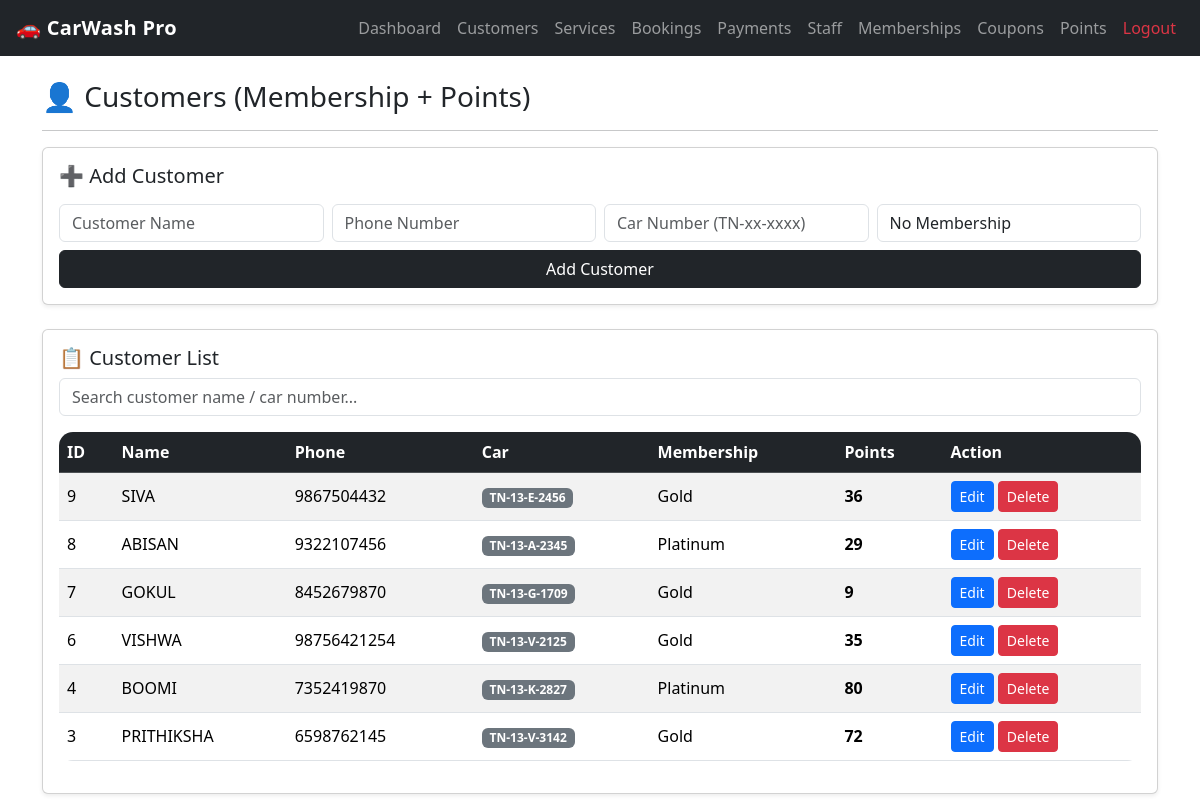
The app's page /customers (signed in) with its own data.
### tables this page shows
CREATE TABLE customers(
            id INTEGER PRIMARY KEY AUTOINCREMENT,
            name TEXT,
            phone TEXT,
            car_number TEXT
        , points INTEGER DEFAULT 0);

CREATE TABLE membership_plans(
            id INTEGER PRIMARY KEY AUTOINCREMENT,
            plan_name TEXT,
            monthly_fee INTEGER,
            washes_per_month INTEGER,
            discount_percent INTEGER DEFAULT 0
        );

### app.py (the view, shortened to what this page needs)
@app.route("/customers", methods=["GET", "POST"])
def customers():
    if not require_login():
        return redirect(url_for("login"))
    conn = db_conn()
    cur = conn.cursor()
    cur.execute("SELECT * FROM membership_plans ORDER BY monthly_fee")
    plans = cur.fetchall()
    cur.execute("""
        SELECT c.*,
               mp.plan_name,
               mp.discount_percent
        FROM customers c
        LEFT JOIN customer_membership cm ON cm.customer_id=c.id AND cm.active=1
        LEFT JOIN membership_plans mp ON mp.id=cm.plan_id
        ORDER BY c.id DESC
    """)
    all_customers = cur.fetchall()
    conn.close()
    return render_template("customers.html", customers=all_customers, plans=plans)

### app.py (called while the page is built)
def db_conn():
    conn = sqlite3.connect(DB)
    conn.row_factory = sqlite3.Row
    return conn

def require_login():
    return "admin" in session

### templates/customers.html (shortened to what this page needs)
{% extends 'base.html' %}
{% block content %}
<h3>👤 Customers (Membership + Points)</h3>
<hr>
<div class="card p-3 shadow-sm mb-4">
  <h5 class="mb-3">➕ Add Customer</h5>
  <form method="POST" class="row g-2">
    <div class="col-md-3">
      <input class="form-control" name="name" placeholder="Customer Name" required>
    </div>
    <div class="col-md-3">
      <input class="form-control" name="phone" placeholder="Phone Number" required>
    </div>
    <div class="col-md-3">
      <input class="form-control" name="car_number" placeholder="Car Number (TN-xx-xxxx)" required>
    </div>
    <div class="col-md-3">
      <select class="form-control" name="plan_id">
        <option value="0">No Membership</option>
      </select>
    </div>
    <div class="col-12">
      <button class="btn btn-dark w-100">Add Customer</button>
    </div>
  </form>
</div>
<div class="card p-3 shadow-sm">
  <h5 class="mb-2">📋 Customer List</h5>
  <input id="searchInput" class="form-control mb-3" placeholder="Search customer name / car number...">
  <div class="table-responsive">
    <table class="table table-striped align-middle">
      <thead class="table-dark">
        <tr>
          <th>ID</th><th>Name</th><th>Phone</th><th>Car</th><th>Membership</th><th>Points</th><th>Action</th>
        </tr>
      </thead>
      <tbody>
        {% for c in customers %}
        <tr>
          <td>{{ c.id }}</td>
          <td>{{ c.name }}</td>
          <td>{{ c.phone }}</td>
          <td><span class="badge bg-secondary">{{ c.car_number }}</span></td>
          <td>{{ c.plan_name or "-" }}</td>
          <td><b>{{ c.points or 0 }}</b></td>
          <td>
            <a class="btn btn-sm btn-primary" href="/customers/edit/{{c.id}}">Edit</a>
            <a class="btn btn-sm btn-danger" href="/customers/delete/{{c.id}}" onclick="return confirm('Delete this customer?')">Delete</a>
          </td>
        </tr>
        {% endfor %}
      </tbody>
    </table>
  </div>
</div>
{% endblock %}

### static/style.css (style rules this page uses)
body { background:#f6f7fb; font-family: "Segoe UI", sans-serif; }
.card { border-radius: 14px; }
table { border-radius: 14px; overflow:hidden; }
.btn { border-radius: 10px; }

### records on screen
customers: id "9", name "SIVA", phone "9867504432", car_number "TN-13-E-2456", plan_name "Gold", points "36"
customers: id "8", name "ABISAN", phone "9322107456", car_number "TN-13-A-2345", plan_name "Platinum", points "29"
customers: id "7", name "GOKUL", phone "8452679870", car_number "TN-13-G-1709", plan_name "Gold", points "9"
customers: id "6", name "VISHWA", phone "98756421254", car_number "TN-13-V-2125", plan_name "Gold", points "35"
customers: id "4", name "BOOMI", phone "7352419870", car_number "TN-13-K-2827", plan_name "Platinum", points "80"
customers: id "3", name "PRITHIKSHA", phone "6598762145", car_number "TN-13-V-3142", plan_name "Gold", points "72"
